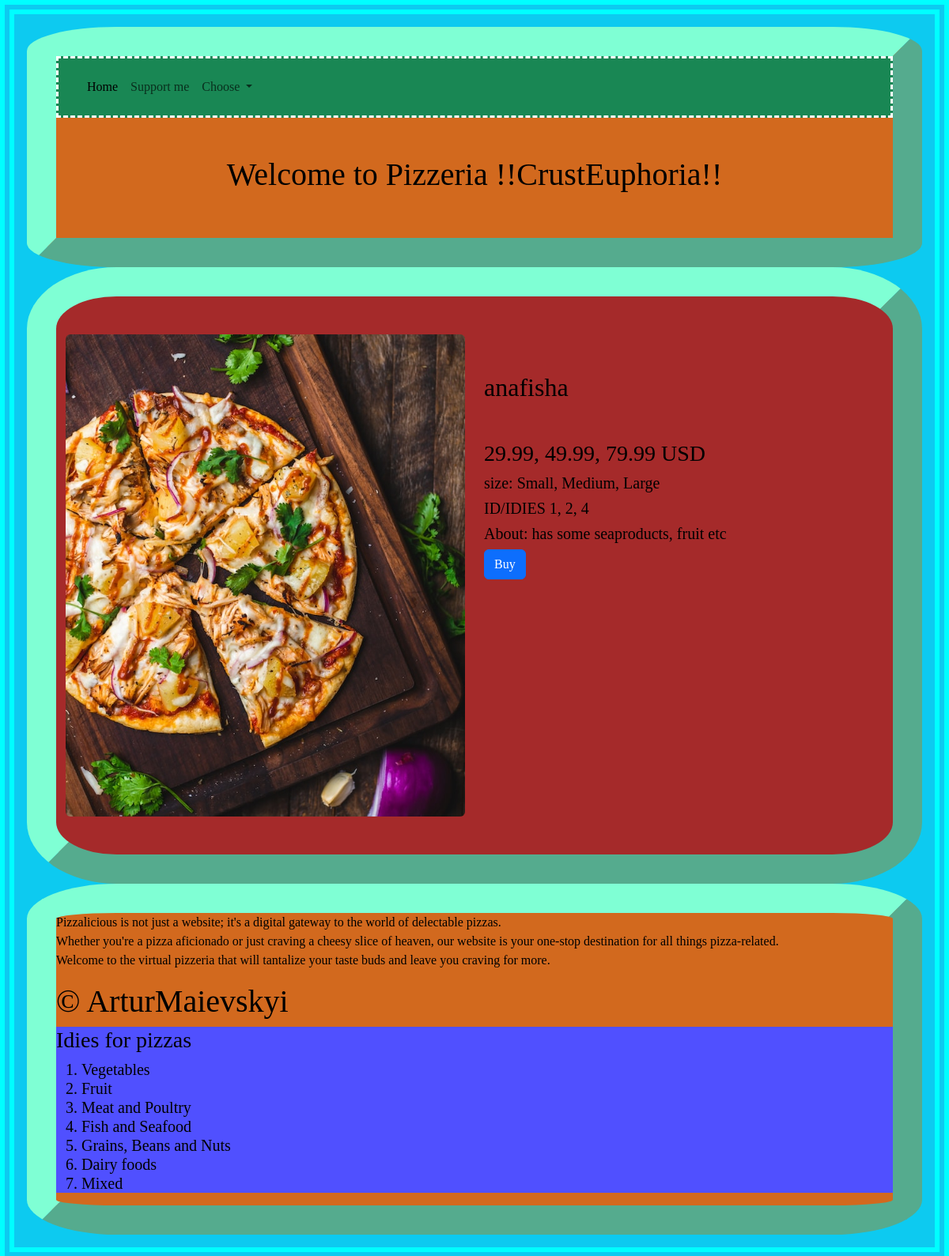
Before: /pizza/1 with the older database file.
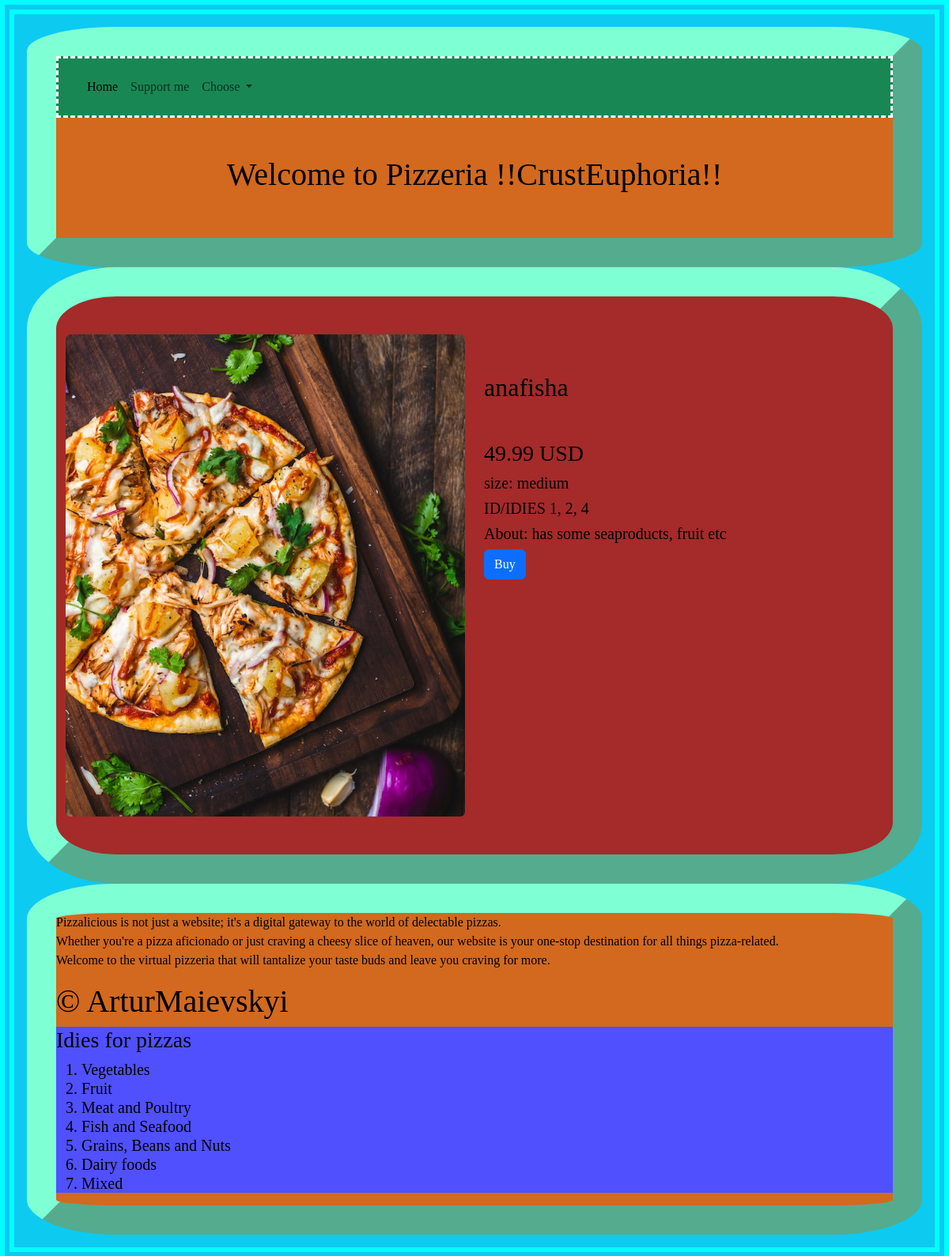
After: the same page with the newer database file.
### tables this page shows
CREATE TABLE "pizza" (
	"id"	INTEGER,
	"category_id"	INTEGER NOT NULL,
	"title"	TEXT NOT NULL,
	"description"	TEXT,
	"image"	TEXT,
	"price"	REAL NOT NULL DEFAULT '29.99, 49.99, 79.99',
	"size"	TEXT DEFAULT 'Small, Medium, Large',
	"id_category"	NUMERIC NOT NULL DEFAULT 'None',
	FOREIGN KEY("category_id") REFERENCES "categories"("id"),
	PRIMARY KEY("id")
);

### app.py (the view)
@app.route("/pizza/<pizza_id>")
def pizza(pizza_id):
    pizza_obj = db_pizzas.get_pizza(pizza_id)
    return render_template('own_pizza.html', title="Online Pizzeria", pizza = pizza_obj)

### sql_queries.py (called while the page is built)
    def open_pizzas(self): #функція що відкриває базу даних
        self.conn =sqlite3.connect(self.db_name) # з'єднання з базою даних (БД)
        self.cursor = self.conn.cursor() #курсор (посилання) на БД

    def close_pizzas(self): #функція що закриває базу даних
        self.cursor.close()
        self.conn.close()

    def get_pizza(self, id):
        self.open_pizzas()
        self.cursor.execute("SELECT * FROM pizza WHERE id==(?)", [id])
        data_one_pizza = self.cursor.fetchone()
        self.close_pizzas()
        return data_one_pizza

### templates/own_pizza.html
{% extends 'base.html' %}
{% block content %}
<div class="container py-5 one_pizza">
    <div class="row">
    <div class="col-12 col-lg-6">
        <img src="{{ url_for('static', filename='img/' + pizza[4]) }}" alt="" class="rounded img-fluid">
    </div>
    <div class="col-12 col-lg-6">
        <h2 class="mr-5 ml-5 mb-5 mt-5">{{pizza[2]}}</h2>
        <h3>{{pizza[5]}} USD</h3>
        <h5>size: {{pizza[6]}}</h5>
        <h5>ID/IDIES {{pizza[7]}}</h5>
        <h5>About: {{pizza[3]}}</h5>
        <a class="btn btn-primary" href="{{ url_for('order_pizza', pizza_id = pizza[0]) }}" role="button">Buy</a>
    </div>
    </div>
</div>
{% endblock content %}

### templates/base.html (shortened to what this page needs)
<!DOCTYPE html>
<html lang="uk" class="all">
    <head>
        <link href="https://cdn.jsdelivr.net/npm/bootstrap@5.3.0/dist/css/bootstrap.min.css" rel="stylesheet"
>
        <link rel="stylesheet" href="{{ url_for('static', filename='style.css') }}">
        <link rel="stylesheet" href="{{ url_for('static', filename='style_one.css') }}">
    </head>
    <body class="text-bg-info p-3">
        <header>
            {% include 'menu.html' %}
            <br>
            <br>
            <h1 class="Welcome">Welcome to Pizzeria !!CrustEuphoria!!</h1>
            <br>
            <br>
        </header>
        <main>
            {% block content %}
            {% endblock content %}
        </main>
        <footer>
            <p>
                Pizzalicious is not just a website; it's a digital gateway to the world of delectable pizzas. <br>
                Whether you're a pizza aficionado or just craving a cheesy slice of heaven, our website is your one-stop destination for all things pizza-related.<br>
                Welcome to the virtual pizzeria that will tantalize your taste buds and leave you craving for more.
            </p>
            <h1>&COPY; ArturMaievskyi</h1>
            {% include 'idies.html'%}
        </footer>
    </body>
</html>

### templates/menu.html (shortened to what this page needs)
		<nav class="navbar navbar-expand-lg text-bg-success p-3 NavBar">
  			<div class="container-fluid">
    			<div class="collapse navbar-collapse" id="navbarSupportedContent">
	      			<ul class="navbar-nav me-auto mb-2 mb-lg-0">
        				<li class="nav-item">
            				<a class="nav-link active" href="/templates/index.html">Home</a>
        				</li>
        				<li class="nav-item">
    	        			<a class="nav-link" href="/templates/suppoort_me.html">Support me</a>
	        			</li>
        				<li class="nav-item dropdown">
          					<a class="nav-link dropdown-toggle" href="#" role="button" data-bs-toggle="dropdown" aria-expanded="false">
            					Choose
          					</a>
    			    		</li>
    	  				</ul>
				</div>
  			</div>
		</nav>

### templates/idies.html
<div class="List">
    <h3>Idies for pizzas</h3>
    <ol>
        <h5>
            <li>Vegetables</li>
            <li>Fruit</li>
            <li>Meat and Poultry</li>
            <li>Fish and Seafood</li>
            <li>Grains, Beans and Nuts</li>
            <li>Dairy foods</li>
            <li>Mixed</li>
        </h5>
    </ol>
</div>

### static/style.css (style rules this page uses)
.Welcome { text-align: center; }
.List { border-style: none; background-color: rgb(80, 80, 255); }
.NavBar { border-style: dashed; }
.all { font-family: 'Gill Sans', 'Gill Sans MT', Calibri, 'Trebuchet MS', sans-serif; font-style: inherit; }

### static/style_one.css (style rules this page uses)
header { background-color: chocolate; border-style: outset; border-color: aquamarine; border-radius: 10%; border-width: 1cm; }
main { background-color: brown; border-style: outset; border-color: aquamarine; border-radius: 10%; border-width: 1cm; }
footer { background-color: chocolate; border-style: outset; border-color: aquamarine; border-radius: 10%; border-width: 1cm; }
body { border-style: double; border-color: aqua; border-width: 0.5cm; font-family: Georgia, 'Times New Roman', Times, serif; }

Changed rows visible on the page:
changed pizza "anafisha": price "29.99, 49.99, 79.99" → "49.99"; size "Small, Medium, Large" → "medium"
